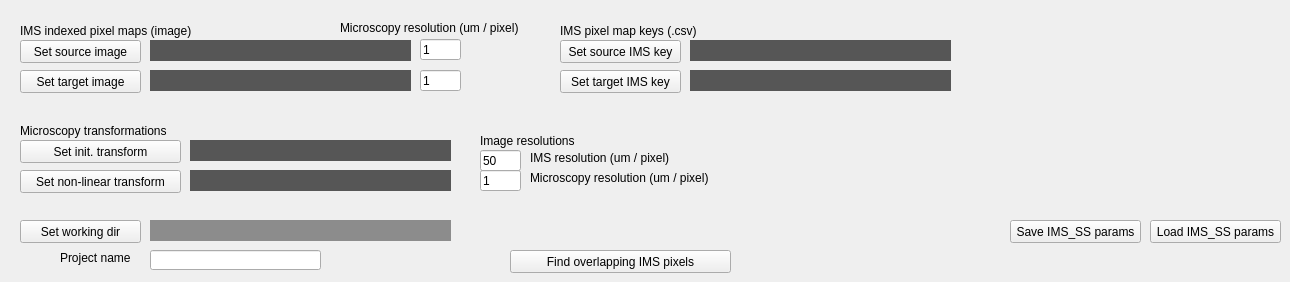
    <widget class="QWidget" name="SerialOverlap">
     <attribute name="title">
      <string>Serial Section Overlap</string>
     </attribute>
     <widget class="QPushButton" name="IMS_SS_button_source">
      <property name="geometry">
       <rect>
        <x>20</x>
        <y>40</y>
        <width>121</width>
        <height>23</height>
       </rect>
      </property>
      <property name="text">
       <string>Set source image</string>
      </property>
     </widget>
     <widget class="QPushButton" name="IMS_SS_button_target">
      <property name="geometry">
       <rect>
        <x>20</x>
        <y>70</y>
        <width>121</width>
        <height>23</height>
       </rect>
      </property>
      <property name="text">
       <string>Set target image</string>
      </property>
     </widget>
     <widget class="QLineEdit" name="IMS_SS_tgt_reso">
      <property name="geometry">
       <rect>
        <x>420</x>
        <y>70</y>
        <width>41</width>
        <height>21</height>
       </rect>
      </property>
      <property name="text">
       <string>1</string>
      </property>
     </widget>
     <widget class="QLabel" name="IMS_SS_textbox_source">
      <property name="geometry">
       <rect>
        <x>150</x>
        <y>40</y>
        <width>261</width>
        <height>21</height>
       </rect>
      </property>
      <property name="styleSheet">
       <string notr="true">background-color: rgb(86, 86, 86);
font: italic 8pt &quot;Arial&quot;;
color: rgb(255, 255, 255);</string>
      </property>
      <property name="text">
       <string/>
      </property>
     </widget>
     <widget class="QLineEdit" name="IMS_SS_src_reso">
      <property name="geometry">
       <rect>
        <x>420</x>
        <y>39</y>
        <width>41</width>
        <height>21</height>
       </rect>
      </property>
      <property name="text">
       <string>1</string>
      </property>
     </widget>
     <widget class="QLabel" name="IMS_SS_textbox_target">
      <property name="geometry">
       <rect>
        <x>150</x>
        <y>70</y>
        <width>261</width>
        <height>21</height>
       </rect>
      </property>
      <property name="styleSheet">
       <string notr="true">background-color: rgb(86, 86, 86);
font: italic 8pt &quot;Arial&quot;;
color: rgb(255, 255, 255);</string>
      </property>
      <property name="text">
       <string/>
      </property>
     </widget>
     <widget class="QPushButton" name="IMS_SS_button_init_tform">
      <property name="geometry">
       <rect>
        <x>20</x>
        <y>140</y>
        <width>161</width>
        <height>23</height>
       </rect>
      </property>
      <property name="text">
       <string>Set init. transform</string>
      </property>
     </widget>
     <widget class="QLabel" name="IMS_SS_textbox_init_tform">
      <property name="geometry">
       <rect>
        <x>190</x>
        <y>140</y>
        <width>261</width>
        <height>21</height>
       </rect>
      </property>
      <property name="styleSheet">
       <string notr="true">background-color: rgb(86, 86, 86);
font: italic 8pt &quot;Arial&quot;;
color: rgb(255, 255, 255);</string>
      </property>
      <property name="text">
       <string/>
      </property>
     </widget>
     <widget class="QLabel" name="IMS_SS_textbox_nl_tform">
      <property name="geometry">
       <rect>
        <x>190</x>
        <y>170</y>
        <width>261</width>
        <height>21</height>
       </rect>
      </property>
      <property name="styleSheet">
       <string notr="true">background-color: rgb(86, 86, 86);
font: italic 8pt &quot;Arial&quot;;
color: rgb(255, 255, 255);</string>
      </property>
      <property name="text">
       <string/>
      </property>
     </widget>
     <widget class="QPushButton" name="IMS_SS_button_nl_tform">
      <property name="geometry">
       <rect>
        <x>20</x>
        <y>170</y>
        <width>161</width>
        <height>23</height>
       </rect>
      </property>
      <property name="text">
       <string>Set non-linear transform</string>
      </property>
     </widget>
     <widget class="QLabel" name="IMS_SS_textbox_wd">
      <property name="geometry">
       <rect>
        <x>150</x>
        <y>220</y>
        <width>301</width>
        <height>21</height>
       </rect>
      </property>
      <property name="styleSheet">
       <string notr="true">background-color: rgb(140, 140, 140);
color: rgb(255, 255, 255);
font: 75 8pt &quot;Arial&quot;;</string>
      </property>
      <property name="text">
       <string/>
      </property>
     </widget>
     <widget class="QPushButton" name="IMS_SS_button_wd">
      <property name="geometry">
       <rect>
        <x>20</x>
        <y>220</y>
        <width>121</width>
        <height>23</height>
       </rect>
      </property>
      <property name="text">
       <string>Set working dir</string>
      </property>
     </widget>
     <widget class="QLineEdit" name="IMS_SS_textbox_fn">
      <property name="geometry">
       <rect>
        <x>150</x>
        <y>250</y>
        <width>171</width>
        <height>20</height>
       </rect>
      </property>
     </widget>
     <widget class="QLabel" name="IMS_SS_project_name_overhead">
      <property name="geometry">
       <rect>
        <x>60</x>
        <y>250</y>
        <width>81</width>
        <height>16</height>
       </rect>
      </property>
      <property name="text">
       <string>Project name</string>
      </property>
     </widget>
     <widget class="QPushButton" name="IMS_SS_button_overlap">
      <property name="geometry">
       <rect>
        <x>510</x>
        <y>250</y>
        <width>221</width>
        <height>23</height>
       </rect>
      </property>
      <property name="text">
       <string>Find overlapping IMS pixels</string>
      </property>
     </widget>
     <widget class="QLineEdit" name="IMS_SS_micro_reso">
      <property name="geometry">
       <rect>
        <x>480</x>
        <y>170</y>
        <width>41</width>
        <height>21</height>
       </rect>
      </property>
      <property name="text">
       <string>1</string>
      </property>
     </widget>
     <widget class="QLabel" name="IMS_SS_im_res_label">
      <property name="geometry">
       <rect>
        <x>530</x>
        <y>150</y>
        <width>171</width>
        <height>16</height>
       </rect>
      </property>
      <property name="text">
       <string>IMS resolution (um / pixel)</string>
      </property>
     </widget>
     <widget class="QLineEdit" name="IMS_SS_ims_reso">
      <property name="geometry">
       <rect>
        <x>480</x>
        <y>150</y>
        <width>41</width>
        <height>21</height>
       </rect>
      </property>
      <property name="text">
       <string>50</string>
      </property>
     </widget>
     <widget class="QLabel" name="IMS_SS_micro_res_label">
      <property name="geometry">
       <rect>
        <x>530</x>
        <y>170</y>
        <width>211</width>
        <height>16</height>
       </rect>
      </property>
      <property name="text">
       <string>Microscopy resolution (um / pixel)</string>
      </property>
     </widget>
     <widget class="QLabel" name="IMS_SS_pmaps_input">
      <property name="geometry">
       <rect>
        <x>20</x>
        <y>20</y>
        <width>271</width>
        <height>21</height>
       </rect>
      </property>
      <property name="styleSheet">
       <string notr="true">font: 12pt &quot;MS Shell Dlg 2&quot;;</string>
      </property>
      <property name="text">
       <string>IMS indexed pixel maps (image)</string>
      </property>
     </widget>
     <widget class="QLabel" name="IMS_SS_tform_overhead">
      <property name="geometry">
       <rect>
        <x>20</x>
        <y>120</y>
        <width>411</width>
        <height>21</height>
       </rect>
      </property>
      <property name="styleSheet">
       <string notr="true">font: 12pt &quot;MS Shell Dlg 2&quot;;</string>
      </property>
      <property name="text">
       <string>Microscopy transformations</string>
      </property>
     </widget>
     <widget class="QLabel" name="IMS_SS_img_res_overhead">
      <property name="geometry">
       <rect>
        <x>480</x>
        <y>130</y>
        <width>231</width>
        <height>21</height>
       </rect>
      </property>
      <property name="styleSheet">
       <string notr="true">font: 12pt &quot;MS Shell Dlg 2&quot;;</string>
      </property>
      <property name="text">
       <string>Image resolutions</string>
      </property>
     </widget>
     <widget class="QLabel" name="IMS_SS_keys_overhead">
      <property name="geometry">
       <rect>
        <x>560</x>
        <y>20</y>
        <width>211</width>
        <height>21</height>
       </rect>
      </property>
      <property name="styleSheet">
       <string notr="true">font: 12pt &quot;MS Shell Dlg 2&quot;;</string>
      </property>
      <property name="text">
       <string>IMS pixel map keys (.csv)</string>
      </property>
     </widget>
     <widget class="QPushButton" name="IMS_SS_button_source_key">
      <property name="geometry">
       <rect>
        <x>560</x>
        <y>40</y>
        <width>121</width>
        <height>23</height>
       </rect>
      </property>
      <property name="text">
       <string>Set source IMS key</string>
      </property>
     </widget>
     <widget class="QLabel" name="IMS_SS_textbox_source_key">
      <property name="geometry">
       <rect>
        <x>690</x>
        <y>40</y>
        <width>261</width>
        <height>21</height>
       </rect>
      </property>
      <property name="styleSheet">
       <string notr="true">background-color: rgb(86, 86, 86);
font: italic 8pt &quot;Arial&quot;;
color: rgb(255, 255, 255);</string>
      </property>
      <property name="text">
       <string/>
      </property>
     </widget>
     <widget class="QLabel" name="IMS_SS_textbox_target_key">
      <property name="geometry">
       <rect>
        <x>690</x>
        <y>70</y>
        <width>261</width>
        <height>21</height>
       </rect>
      </property>
      <property name="styleSheet">
       <string notr="true">background-color: rgb(86, 86, 86);
font: italic 8pt &quot;Arial&quot;;
color: rgb(255, 255, 255);</string>
      </property>
      <property name="text">
       <string/>
      </property>
     </widget>
     <widget class="QPushButton" name="IMS_SS_button_target_key">
      <property name="geometry">
       <rect>
        <x>560</x>
        <y>70</y>
        <width>121</width>
        <height>23</height>
       </rect>
      </property>
      <property name="text">
       <string>Set target IMS key</string>
      </property>
     </widget>
     <widget class="QLabel" name="IMS_SS_micro_res_label_2">
      <property name="geometry">
       <rect>
        <x>340</x>
        <y>20</y>
        <width>211</width>
        <height>16</height>
       </rect>
      </property>
      <property name="text">
       <string>Microscopy resolution (um / pixel)</string>
      </property>
     </widget>
     <widget class="QPushButton" name="IMS_SS_save_params">
      <property name="geometry">
       <rect>
        <x>1010</x>
        <y>220</y>
        <width>131</width>
        <height>23</height>
       </rect>
      </property>
      <property name="text">
       <string>Save IMS_SS params</string>
      </property>
     </widget>
     <widget class="QPushButton" name="IMS_SS_load_params">
      <property name="geometry">
       <rect>
        <x>1150</x>
        <y>220</y>
        <width>131</width>
        <height>23</height>
       </rect>
      </property>
      <property name="text">
       <string>Load IMS_SS params</string>
      </property>
     </widget>
    </widget>
